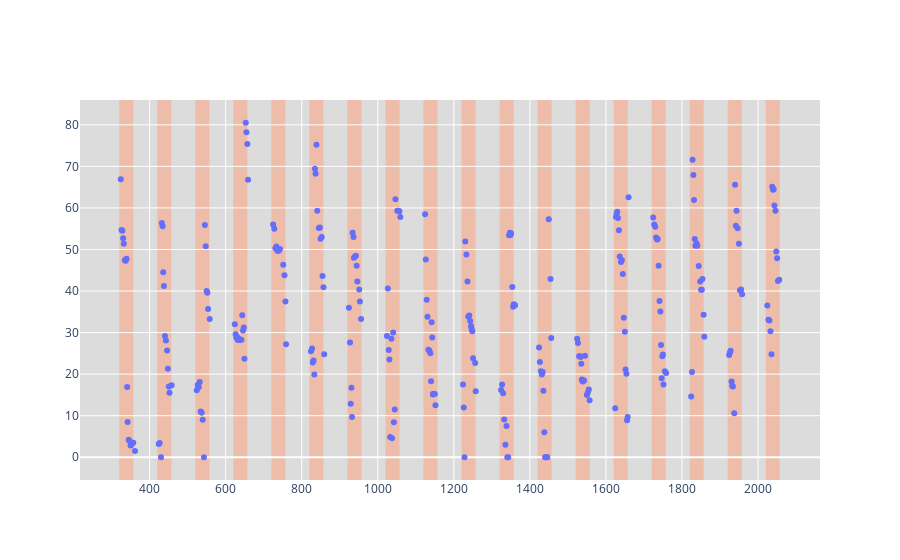

Notebook cell for this chart:
### Code cell
fig = go.Figure()
fig.add_trace(go.Scatter(x=VisualData.loc[VisualData.Lane==1,'t_Entry'], y= VisualData.loc[VisualData.Lane==2,'tQueue'],
                    mode='markers', name='markers'))
fig.update_layout(plot_bgcolor = 'rgb(220,220,220)', shapes= list_shade)
fig.show()

### Figure 1 — Plotly figure (JSON) as saved in the notebook; plotly's stock layout.template omitted (floating-point values rounded to 4 significant figures; data arrays with more than 128 entries replaced by an {"elided": "..."} marker saying what was removed)
{"data": [{"mode": "markers", "name": "markers", "type": "scatter", "x": {"elided": "271 float values"}, "y": {"elided": "333 float values"}}], "layout": {"plot_bgcolor": "rgb(220,220,220)", "shapes": [{"fillcolor": "LightSalmon", "layer": "below", "line": {"width": 0}, "opacity": 0.5, "type": "rect", "x0": 320.2, "x1": 357.2, "xref": "x", "y0": 0, "y1": 1, "yref": "paper"}, {"fillcolor": "LightSalmon", "layer": "below", "line": {"width": 0}, "opacity": 0.5, "type": "rect", "x0": 420.2, "x1": 457.2, "xref": "x", "y0": 0, "y1": 1, "yref": "paper"}, {"fillcolor": "LightSalmon", "layer": "below", "line": {"width": 0}, "opacity": 0.5, "type": "rect", "x0": 520.2, "x1": 557.2, "xref": "x", "y0": 0, "y1": 1, "yref": "paper"}, {"fillcolor": "LightSalmon", "layer": "below", "line": {"width": 0}, "opacity": 0.5, "type": "rect", "x0": 620.2, "x1": 657.2, "xref": "x", "y0": 0, "y1": 1, "yref": "paper"}, {"fillcolor": "LightSalmon", "layer": "below", "line": {"width": 0}, "opacity": 0.5, "type": "rect", "x0": 720.2, "x1": 757.2, "xref": "x", "y0": 0, "y1": 1, "yref": "paper"}, {"fillcolor": "LightSalmon", "layer": "below", "line": {"width": 0}, "opacity": 0.5, "type": "rect", "x0": 820.2, "x1": 857.2, "xref": "x", "y0": 0, "y1": 1, "yref": "paper"}, {"fillcolor": "LightSalmon", "layer": "below", "line": {"width": 0}, "opacity": 0.5, "type": "rect", "x0": 920.2, "x1": 957.2, "xref": "x", "y0": 0, "y1": 1, "yref": "paper"}, {"fillcolor": "LightSalmon", "layer": "below", "line": {"width": 0}, "opacity": 0.5, "type": "rect", "x0": 1020.0, "x1": 1057.0, "xref": "x", "y0": 0, "y1": 1, "yref": "paper"}, {"fillcolor": "LightSalmon", "layer": "below", "line": {"width": 0}, "opacity": 0.5, "type": "rect", "x0": 1120.0, "x1": 1157.0, "xref": "x", "y0": 0, "y1": 1, "yref": "paper"}, {"fillcolor": "LightSalmon", "layer": "below", "line": {"width": 0}, "opacity": 0.5, "type": "rect", "x0": 1220.0, "x1": 1257.0, "xref": "x", "y0": 0, "y1": 1, "yref": "paper"}, {"fillcolor": "LightSalmon", "layer": "below", "line": {"width": 0}, "opacity": 0.5, "type": "rect", "x0": 1320.0, "x1": 1357.0, "xref": "x", "y0": 0, "y1": 1, "yref": "paper"}, {"fillcolor": "LightSalmon", "layer": "below", "line": {"width": 0}, "opacity": 0.5, "type": "rect", "x0": 1420.0, "x1": 1457.0, "xref": "x", "y0": 0, "y1": 1, "yref": "paper"}, {"fillcolor": "LightSalmon", "layer": "below", "line": {"width": 0}, "opacity": 0.5, "type": "rect", "x0": 1520.0, "x1": 1557.0, "xref": "x", "y0": 0, "y1": 1, "yref": "paper"}, {"fillcolor": "LightSalmon", "layer": "below", "line": {"width": 0}, "opacity": 0.5, "type": "rect", "x0": 1620.0, "x1": 1657.0, "xref": "x", "y0": 0, "y1": 1, "yref": "paper"}, {"fillcolor": "LightSalmon", "layer": "below", "line": {"width": 0}, "opacity": 0.5, "type": "rect", "x0": 1720.0, "x1": 1757.0, "xref": "x", "y0": 0, "y1": 1, "yref": "paper"}, {"fillcolor": "LightSalmon", "layer": "below", "line": {"width": 0}, "opacity": 0.5, "type": "rect", "x0": 1820.0, "x1": 1857.0, "xref": "x", "y0": 0, "y1": 1, "yref": "paper"}, {"fillcolor": "LightSalmon", "layer": "below", "line": {"width": 0}, "opacity": 0.5, "type": "rect", "x0": 1920.0, "x1": 1957.0, "xref": "x", "y0": 0, "y1": 1, "yref": "paper"}, {"fillcolor": "LightSalmon", "layer": "below", "line": {"width": 0}, "opacity": 0.5, "type": "rect", "x0": 2020.0, "x1": 2057.0, "xref": "x", "y0": 0, "y1": 1, "yref": "paper"}]}}
